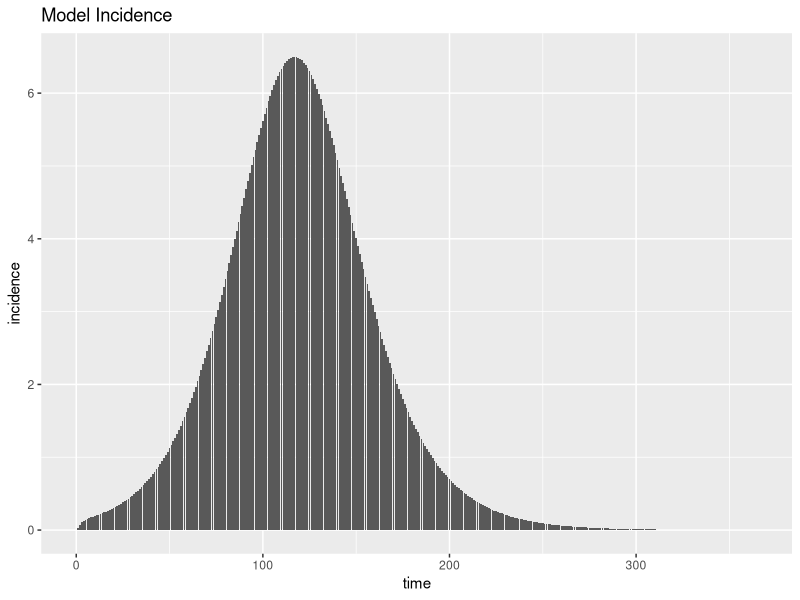
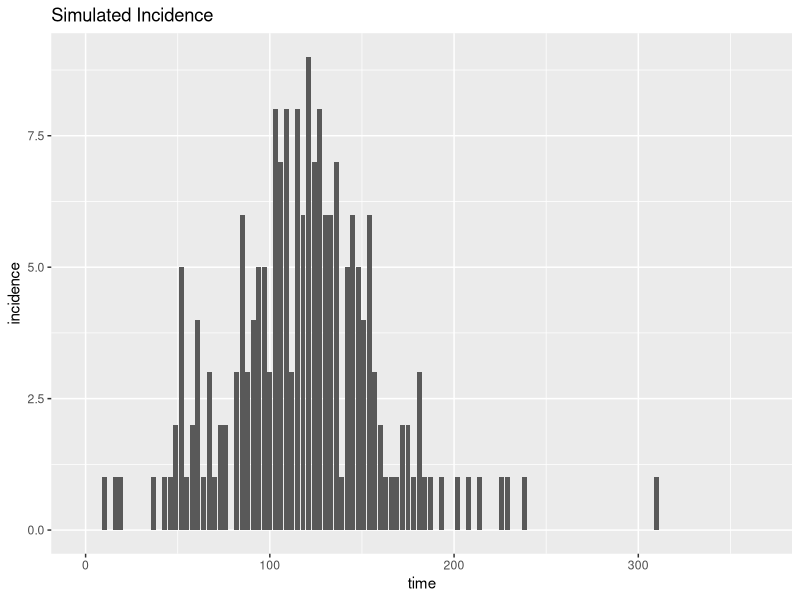
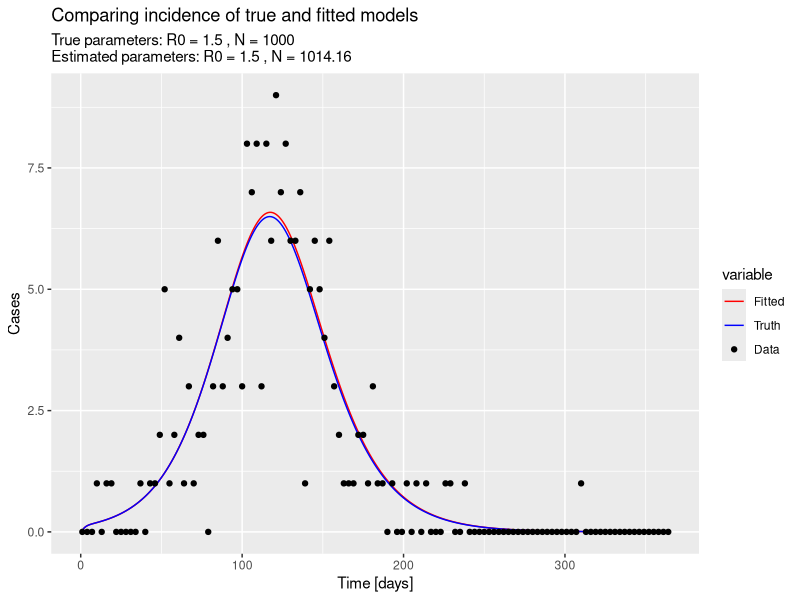
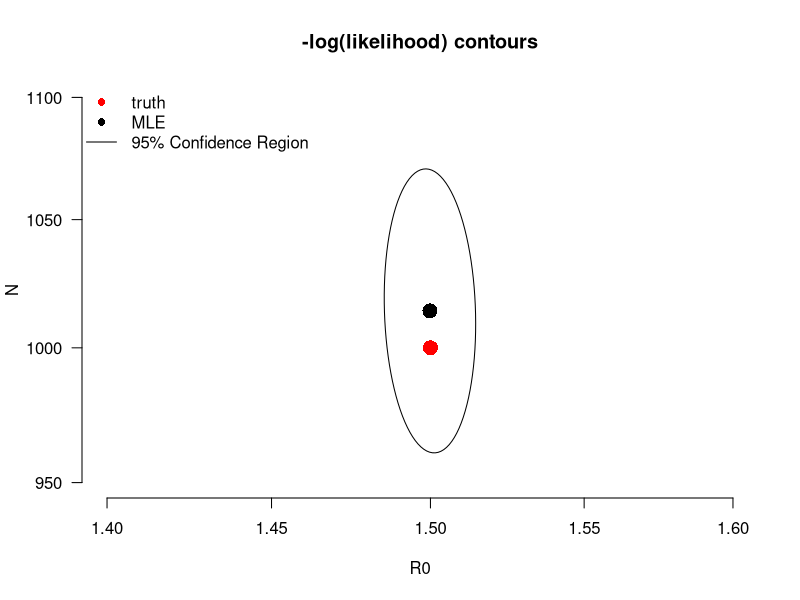
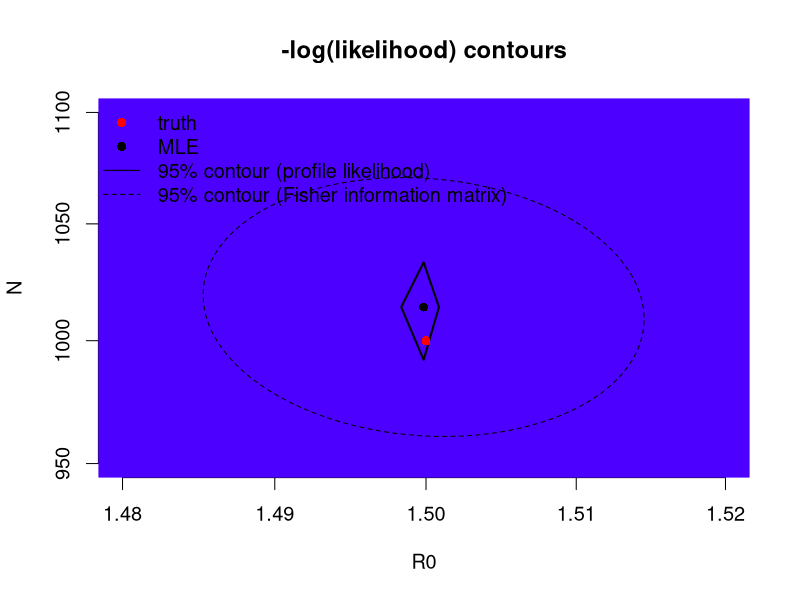
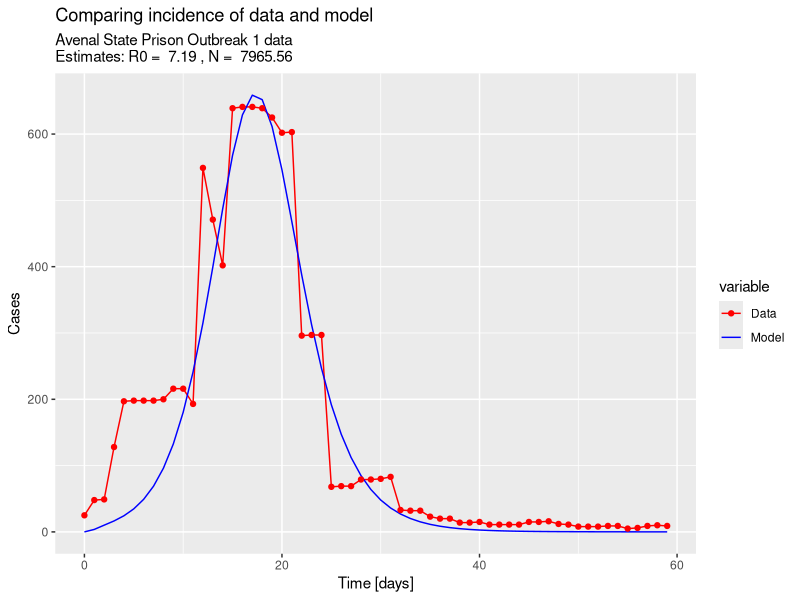
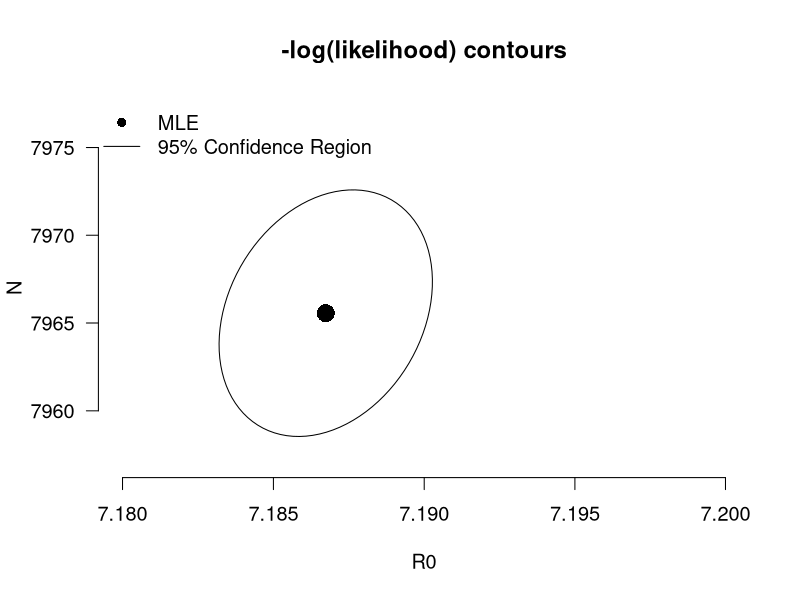
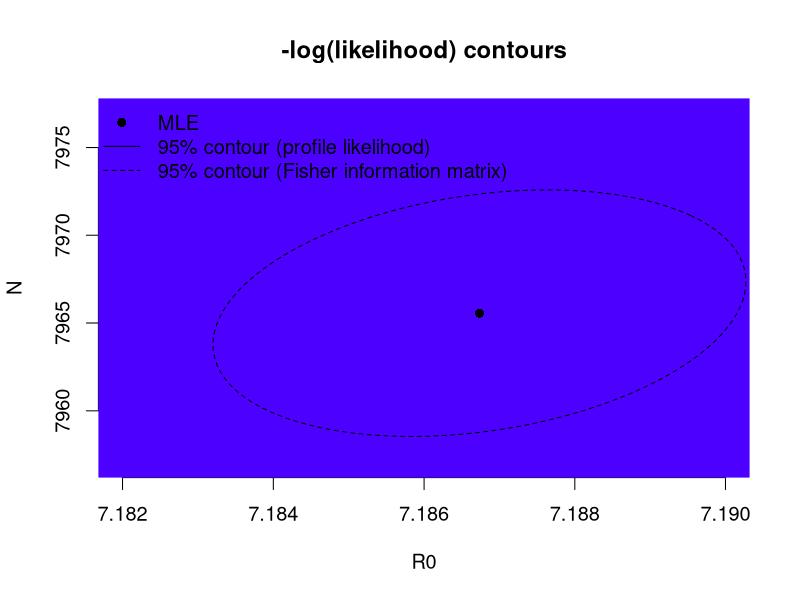

These figures' R source, in order:
##################################################################################
##################################################################################
# an R script to estimate R0 and N using an SEIR model
#
# Project: COVID in Prisons, ICI3D MMED 2023
#
##################################################################################

# Load packages -----------------------------------------------------------

require(boot); require(deSolve); require(ellipse); require(tidyverse)

# Parameters --------------------------------------------------------------

## Parameters for SEIR model
## to be passed as default parameters to disease_params()
latentPeriod <- 3        # days
infectiousPeriod <- 7    # days

# Functions ---------------------------------------------------------------

## Function that makes a list of disease parameters ##
## > R0 and N are undefined (we treat N as an unknown parameter, because the
##   population size for each outbreak in the prisons are not known. Therefore,
##   we have to estimate it.)
## > Rates gamma and sigma are defined with the parameters stated above.

disease_params <- function(R0,                         # basic reproduction number, unknown
                           N,                          # the total population, unknown
                           gamma = 1/infectiousPeriod, # rate of removal
                           sigma = 1/latentPeriod)     # rate of progression
{
  return(as.list(environment()))
}

## Function that makes a vector of initial state variable conditions ##
## initI - initial value of I as argument (defaults to 1)

init_cond <- function(initI = 1) {
  init <- c(E = 0,       # exposed
            I = initI,   # infected
            X = 0,       # removed
            C = 0)       # cumulative cases
  
  return(init)
}

## Function defining the SEIR model ##
## > We remove the S compartment, since we cannot define its initial conditions
##   due to N being treated as an unknown parameter. S will be calculated later
##   in the next function (simEpidemic).
## > 'X' is used instead of 'R' to avoid confusion with R0, the reproduction 
##   number.
## > 'C' is an added compartment that calculates the cumulative infected cases 
##   per time step. The difference between 'C' at time t and t-1 will be the 
##   incidence.
## > Overall, this model is a standard deterministic SEIR model with no births,
##   deaths, introductions, replenishment of susceptibles, etc.
seixc <- function(tt, yy, parms) with(c(parms,as.list(yy)), {
  
  ## Infectious contact rate
  beta <- R0*gamma/N                
  
  ## State variable derivatives (ODE system)
  ## State variables are: E, I, X, C
  ## Since there is no S compartment, we substitute S with N-E-I-X
  deriv <- rep(NA,4)
  deriv[1] <-	beta*(N-E-I-X)*I - sigma*E   # dEdt
  deriv[2] <-	sigma*E - gamma*I            # dIdt
  deriv[3] <-	gamma*I                      # dXdt
  deriv[4] <- sigma*E                      # cumulative cases C
  return(list(deriv))
})

## Function to run the deterministic model simulation, based on the ODE system defined in seixc() ##
## This function outputs a dataframe with the following variables:
## > time - time-step
## > S, E, I, X, C - number of individuals in each compartment per timestep
## > N - total population
## > incidence - the number of incident cases, calculated as the difference in C 
##   over each time step
## > inc_rate - the incidence rate (incidence/N) per time step
simEpidemic <- function(init, tseq, modFunction=seixc, parms = disease_params()) {
  modDat <- as.data.frame(lsoda(init, tseq, modFunction, parms=parms))
  modDat$N <- rep(parms$N, nrow(modDat))             # total population N
  modDat$S <- with(modDat, N-E-I-X)                  # Here we add compartment S. Recall that S = N-E-I-X
  modDat$incidence <- c(modDat$C[1],diff(modDat$C))  # incident cases (difference in C over each time step)
  modDat$inc_rate <- with(modDat, incidence/N)       # incidence rate based on total population N
  col_order <- c("time","S", "E", "I", "X", "C", "N", "incidence", "inc_rate")  # for rearranging the columns
  return(modDat[,col_order])
}

## Function to create simulated data using the model ##
## From a simulated epidemic, measure the incidence proportion at several time points by drawing
## cross-sectional samples of individuals at each time, testing them, and then calculating sample
## incidence proportion and associated binomial confidence intervals. The incidence per time
## step will then be calculated from the difference in exposed between each time step.
##
## This function be used to generate simulated data for testing the model and optimization functions.

sampleEpidemic <- function(modDat,                                   # Simulated "data" which we treat as real 
                           sampleDates = seq(1, 365, by = 3),        # Sample every 3 days for 1 year
                           N = rep(1000, length(sampleDates))        # Number of individuals sampled at each time point
){
  inc_rate_at_sample_times <- modDat[modDat$time %in% sampleDates, 'inc_rate']
  inc <- rbinom(length(N), N, inc_rate_at_sample_times)
  lci <- mapply(function(x,n) binom.test(x,n)$conf.int[1], x = inc, n = N)
  uci <- mapply(function(x,n) binom.test(x,n)$conf.int[2], x = inc, n = N)    
  return(data.frame(time = sampleDates, incidence = inc, N, samp_inc_rate =  inc/N,
                    lci = lci, uci = uci))
}

## Function to calculate residual sum of squares ## 
## This will be passed to the objective function, which will be passed to optim()
ressum <- function(parms, obsDat, init, tseq) {
  modDat <- simEpidemic(init, parms=parms, tseq)
  ## What are the rows from our simulation at which we have observed data?
  matchedTimes <- modDat$time %in% obsDat$time
  sqe <- (obsDat$incidence - modDat$incidence[matchedTimes])^2
  return(sum(sqe))
}

## Function to combine guess (fit parameters) and fixed parameters ##
## This will be used within the objective function.
subsParms <- function(fit.params, fixed.params=disease_params())
  within(fixed.params, {
    loggedParms <- names(fit.params)[grepl('log_', names(fit.params))]
    unloggedParms <- names(fit.params)[!grepl('log_', names(fit.params))]        
    for(nm in unloggedParms) assign(nm, as.numeric(fit.params[nm]))
    for(nm in loggedParms) assign(gsub('log_','',nm), exp(as.numeric(fit.params[nm])))
    rm(nm, loggedParms, unloggedParms)
  })

## Objective function to be passed to optim() for parameter estimation ##
## Make the objective function a function of fixed and fitted parameters
objFXN <- function(fit.params,                        # paramters to fit
                   fixed.params = disease_params(),   # fixed paramters
                   obsDat,                            # observed data
                   init,
                   tseq) {                 
  parms <- subsParms(fit.params, fixed.params)
  ressum(parms, obsDat = obsDat, init=init, tseq = tseq)  # then ressum
}

# Test the functions with simulated data ----------------------------------

## Generate simulated data ##
## We will create "observed data" by sampling from a model with known R0 and N
trueParms <- disease_params(R0 = 1.50, N=1000)  # underlying model parameters
init.pop <- init_cond()                         # keep the default initial conditions
time.out <- seq(0, 365, 1)                      # range of timepoints for model time series

modDat <- simEpidemic(init.pop, parms = trueParms, tseq = time.out) # Simulated epidemic (underlying process)
ggplot(modDat, aes(x = time, y = incidence)) + 
  geom_col() +
  labs(title = "Model Incidence")              # quick look at the model incidence

set.seed(1)                                    # Initiate the random number generator
myDat <- sampleEpidemic(modDat)                # Simulate data from the sampling process (acts as our "observed data")
ggplot(myDat, aes(x=time, y=incidence)) + 
  geom_col() +
  labs(title = "Simulated Incidence")          # quick look at the simulated incidence

## Use optim to estimate R0 and N ##
## Intial estimation via SANN
optim.vals <- optim(par = c(log_R0 = log(1), log_N = log(1000))
                    , objFXN
                    , fixed.params = disease_params()  # defined at top of script
                    , obsDat = myDat
                    , init = init.pop
                    , tseq = time.out
                    , control = list(trace = 3, maxit = 150)
                    , method = "SANN")

## See initial estimates
estimParms <- exp(unname(optim.vals$par))
names(estimParms) <- c('R0', 'N')
trueParms[c('R0', 'N')]   # true values
estimParms                # estimated values

## Feed the last parameters of SANN in as the first values of Nelder-Mead
optim.vals <- optim(par = optim.vals$par
                    , objFXN
                    , fixed.params = disease_params()
                    , obsDat = myDat
                    , init = init.pop
                    , tseq = time.out
                    , control = list(trace = 3, maxit = 800, reltol = 10^-7)
                    , method = "Nelder-Mead"
                    , hessian = T)


## Store estimates
MLEfits <- optim.vals$par
log_R0.fit <- MLEfits["log_R0"]
log_N.fit <- MLEfits["log_N"]
estimParms <- exp(unname(MLEfits))
names(estimParms) <- c('R0', 'N')

## See final estimates
trueParms[c('R0', 'N')]   # true values
estimParms                # estimated values

## Simulate an epidemic using the R0 estimate (fitDat)
fitDat <- simEpidemic(init = init.pop, tseq = time.out, parms = subsParms(optim.vals$par, trueParms))

## Visually compare incidence (cases) of fitDat and modDat (the true underlying process)
df <- rbind(modDat = modDat %>% 
              mutate(variable = "modDat"),
            fitDat = fitDat %>% 
              mutate(variable = "fitDat"))

myDat <- myDat %>% 
  mutate(variable = "myDat")

ggplot(df, aes(x = time, y = incidence, color = variable))+
  geom_line() +
  geom_point(data = myDat, mapping=aes(x = time, y=incidence, color = variable)) +
  labs(title = "Comparing incidence of true and fitted models",
       subtitle = paste("True parameters: R0 =", trueParms['R0'], ", N =", trueParms['N'],
                        "\nEstimated parameters: R0 =", round(estimParms['R0'],2), ", N =", round(estimParms['N'],2)),
       x= "Time [days]",
       y= "Cases") +
  scale_color_manual(labels = c("Fitted","Truth","Data"), values = c("red", "blue", "black"))


# Contour plots for simulated data ----------------------------------------

## Generate contour plots with the Hessian ##
fisherInfMatrix <- solve(optim.vals$hessian) ## invert the Hessian, to estimate the covar-var matrix of parameter estimates

## Create a sequence of R0 and N values for the grid
res <- 15
R0.seq <- exp(seq(log_R0.fit-1, log_R0.fit+1, l = res))
N.seq <- exp(seq(log_N.fit-1, log_N.fit + 1, l = res))

## Initialize plot of parameters
plot(1,1, type = 'n', log = 'xy',
     # xlim = range(R0.seq), ylim = range(N.seq),
     xlim = c(1.4,1.6), ylim = c(950,1100),  # use these limits to zoom-in
     las = 1,
     xlab = expression(R0), ylab = expression(N),
     main = "-log(likelihood) contours", bty = "n")
## Add true parameter values to the plot
with(trueParms, points(R0, N, pch = 16, cex = 2, col = 'red'))
## Add MLE to the plot
points(exp(MLEfits['log_R0']), exp(MLEfits['log_N']), pch = 16, cex = 2, col = 'black')
## Add 95% contour ellipse from Hessian
lines(exp(ellipse(fisherInfMatrix, centre = MLEfits, level = .95)))
legend("topleft", c('truth', 'MLE', '95% Confidence Region'), lty = c(NA, NA, 1), pch = c(16,16, NA),
       col = c('red', 'black', 'black'), bg='white', bty = 'n')

## Change the xlim and ylim values to zoom-into the plot!

## Generate contour plots with likelihood profiles ##
objXR0_N <- function(R0, N, fixed.params = disease_params(), browse=F, obsDat,
                     init, tseq) {
  objFXN(fit.params = c(log_R0 = log(R0), log_N = log(N))
         , fixed.params = fixed.params, obsDat, init, tseq)}

objXR0_NVEC <- Vectorize(objXR0_N, list("R0", "N"))

mat <- outer(R0.seq, N.seq, objXR0_NVEC, init = init_cond(), tseq=time.out, obsDat=myDat)

ml.val <- optim.vals$value
conf.cutoff <- ml.val + qchisq(.95,2)/2

## Show likelihood contours
par(cex = 1.2)
plot(1,1, type = 'n', log = 'xy',
     # xlim = range(R0.seq), ylim = range(N.seq),
     xlim = c(1.48,1.52), ylim = c(950,1100),  # use these limits to zoom-in
     xlab = expression(R0), ylab = expression(N),
     main = "-log(likelihood) contours", bty = "n")
.filled.contour(R0.seq, N.seq, mat, levels = seq(min(mat), max(mat), l=20), col = topo.colors(20))
## Add contour for 95% CI from likelihood ratio
contour(R0.seq, N.seq, mat, levels = c(conf.cutoff),
        col = "black", lwd = 2, labels = "", labcex = .2, add = T)
## Add contour for 95% CI from Hessian
lines(exp(ellipse(fisherInfMatrix, centre = MLEfits, level = .95)), lty = 2)
## Add MLE to the plot
points(exp(log_R0.fit), exp(log_N.fit), pch = 16, cex = 1, col = 'black')
## Add true parameter values to the plot
with(trueParms, points(R0, N, pch = 16, cex = 1, col = 'red'))
legend("topleft",
       c('truth', 'MLE', '95% contour (profile likelihood)', '95% contour (Fisher information matrix)')
       , lty = c(NA, NA, 1, 2), pch = c(16,16, NA, NA),
       col = c('red', rep('black',3)), bg='white', bty = 'n')

## Change the xlim and ylim values to zoom-into the plot!

# Estimate R0 and N with actual data ----------------------------------------

## Import and wrangle dataset
all.data <- read_csv("new_cases_per_day.csv")

## Extract one outbreak: Avenal State Prison (ASP) Outbreak 1
ASP.1.data <- all.data %>%
  filter(Facility_Outbreak == "Avenal State Prison (ASP) Outbreak 1") %>%
  select(Date, Daily_New_Cases) %>% 
  rename(incidence = Daily_New_Cases) %>% 
  mutate(time = seq(0,nrow(.)-1)) %>%
  filter(time < 60)  # limit to one peak

ASP.1.data

## Define time sequence and initial conditions
time.out2 <- seq(0, max(ASP.1.data$time), 1)
init.prison <- init_cond(initI = ASP.1.data$incidence[1])

## Use optim to estimate R0
prison.estim <- optim(par = c(log_R0 = log(1), log_N = log(1000))
                      , objFXN
                      , fixed.params = disease_params()  # defined at top of script
                      , obsDat = ASP.1.data
                      , init = init.prison
                      , tseq = time.out2
                      , control = list(trace = 3, maxit = 150)
                      , method = "SANN"
                      , hessian = T)

## Feed the last parameters of SANN in as the first values of Nelder-Mead
# prison.estim <- optim(par = optim.vals$par
#                     , objFXN
#                     , fixed.params = disease_params()
#                     , obsDat = ASP.1.data
#                     , init = init.pop
#                     , tseq = time.out2
#                     , control = list(trace = 3, maxit = 800, reltol = 10^-7)
#                     , method = "Nelder-Mead"
#                     , hessian = T)

MLEfits <- prison.estim$par
log_R0.fit <- MLEfits["log_R0"]
log_N.fit <- MLEfits["log_N"]
estimParms <- exp(unname(MLEfits))
names(estimParms) <- c('R0', 'N')

## View the R0 estimate
estimParms

## Run the SEIR model with the R0 estimate
prison.ts <- simEpidemic(init.prison, time.out2, seixc, disease_params(R0 = estimParms['R0'], N = estimParms['N']))

## Visually compare incidence of the model and actual data

df2 <- rbind(ASP.1.data %>% 
               select(-Date) %>% 
               mutate(variable = "ASP.1.data"),
             prison.ts %>% 
               select(incidence, time) %>% 
               mutate(variable = "prison.ts"))

ggplot(df2, aes(x = time, y = incidence, color = variable))+
  geom_line() +
  geom_point(data = subset(df2, df2$variable == "ASP.1.data"), mapping=aes(x = time, y=incidence, color = variable)) +
  labs(title = "Comparing incidence of data and model",
       subtitle = paste("Avenal State Prison Outbreak 1 data
Estimates: R0 = ", round(estimParms['R0'],2), ", N = ", round(estimParms['N'],2)),
x= "Time [days]",
y= "Cases") +
  scale_color_manual(labels = c("Data","Model"), values = c("red", "blue"))

## Are the estimated R0 and N values reasonable?

# Contour plots for actual data -------------------------------------------
## We will use the estimated R0 and N from the ASP1 data restricted to one peak

## Generate contour plots with the Hessian ##
fisherInfMatrix <- solve(prison.estim$hessian)

## Create a sequence of R0 and N values for the grid
R0.seq <- exp(seq(log_R0.fit-1, log_R0.fit+1, l = res))
N.seq <- exp(seq(log_N.fit-1, log_N.fit + 1, l = res))

## Initialize plot of parameters
plot(1,1, type = 'n', log = 'xy',
     # xlim = range(R0.seq), ylim = range(N.seq),
     xlim = c(7.18,7.20), ylim = c(7957,7977),  # use these limits to zoom-in
     las = 1,
     xlab = expression(R0), ylab = expression(N),
     main = "-log(likelihood) contours", bty = "n")
## Add MLE to the plot
points(estimParms['R0'], estimParms['N'], pch = 16, cex = 2, col = 'black')
## Add 95% contour ellipse from Hessian
lines(exp(ellipse(fisherInfMatrix, centre = MLEfits, level = .95)))
legend("topleft", c('MLE', '95% Confidence Region'), lty = c(NA, 1), pch = c(16, NA),
       col = c('black', 'black'), bg='white', bty = 'n')

## Generate contour plots with likelihood profiles ##
mat <- outer(R0.seq, N.seq, objXR0_NVEC, init = init.prison, tseq=time.out2, obsDat=ASP.1.data)

ml.val <- prison.estim$value
conf.cutoff <- ml.val + qchisq(.95,2)/2

## Show likelihood contours
par(cex = 1.2)
plot(1,1, type = 'n', log = 'xy',
     # xlim = range(R0.seq), ylim = range(N.seq),
     xlim = c(7.182,7.190), ylim = c(7957,7977),  # use these limits to zoom-in
     # xlim = c(7.186, 7.187), ylim = c(7965,7966),   # use these limits to zoom-in further
     xlab = expression(R0), ylab = expression(N),
     main = "-log(likelihood) contours", bty = "n")
.filled.contour(R0.seq, N.seq, mat, levels = seq(min(mat), max(mat), l=20), col = topo.colors(20))
## Add contour for 95% CI from likelihood ratio
## This comes out extremely small
## Change xlim and ylim to zoom-in further
contour(R0.seq, N.seq, mat, levels = c(conf.cutoff),
        col = "black", lwd = 2, labels = "", labcex = .2, add = T)
## Add contour for 95% CI from Hessian
lines(exp(ellipse(fisherInfMatrix, centre = MLEfits, level = .95)), lty = 2)
## Add MLE to the plot
points(exp(log_R0.fit), exp(log_N.fit), pch = 16, cex = 1, col = 'black')
## Add true parameter values to the plot
legend("topleft",
       c('MLE', '95% contour (profile likelihood)', '95% contour (Fisher information matrix)')
       , lty = c(NA, 1, 2), pch = c(16, NA, NA),
       col = c(rep('black',3)), bg='white', bty = 'n')

# Plots used in the report ------------------------------------------------

## Figure 1 (simulated data)
ggplot(df, aes(x = time, y = incidence, color = variable))+
  geom_line() +
  geom_point(data = myDat, mapping=aes(x = time, y=incidence, color = variable)) +
  #  geom_ribbon(data = myDat, mapping=aes(x = time, y = samp_inc_rate, ymin=lci, ymax=uci), color = NA, fill = "black", alpha = 0.2) +
  labs(x= "Time [days]",
       y= "Cases") +
  scale_color_manual(labels = c("Fitted","Truth","Data"), values = c("red", "blue", "black")) +
  theme(legend.title= element_blank())

## Figure 2 (actual data)

ggplot(df2, aes(x = time, y = incidence, color = variable))+
  geom_line() +
  geom_point(data = subset(df2, df2$variable == "ASP.1.data"), mapping=aes(x = time, y=incidence, color = variable)) +
  labs(x= "Time [days]",
       y= "Cases") +
  scale_color_manual(labels = c("Data","Model"), values = c("red", "blue"))
